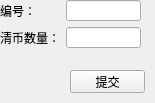
<?xml version="1.0" encoding="UTF-8"?>
<ui version="4.0">
 <class>TinventoryReportViewItemClearCoinWidget</class>
 <widget class="QWidget" name="TinventoryReportViewItemClearCoinWidget">
  <property name="geometry">
   <rect>
    <x>0</x>
    <y>0</y>
    <width>155</width>
    <height>103</height>
   </rect>
  </property>
  <property name="windowTitle">
   <string>Form</string>
  </property>
  <widget class="QPushButton" name="m_submitButton">
   <property name="geometry">
    <rect>
     <x>70</x>
     <y>70</y>
     <width>75</width>
     <height>23</height>
    </rect>
   </property>
   <property name="text">
    <string>提交</string>
   </property>
  </widget>
  <widget class="QWidget" name="layoutWidget">
   <property name="geometry">
    <rect>
     <x>0</x>
     <y>0</y>
     <width>141</width>
     <height>48</height>
    </rect>
   </property>
   <layout class="QGridLayout" name="gridLayout">
    <item row="1" column="0" colspan="2">
     <widget class="QLabel" name="m_clearCoinValueLabel">
      <property name="text">
       <string>清币数量：</string>
      </property>
     </widget>
    </item>
    <item row="1" column="2">
     <widget class="QLineEdit" name="m_clearCoinValueLineEdit"/>
    </item>
    <item row="0" column="2">
     <widget class="QLineEdit" name="m_idLineEdit"/>
    </item>
    <item row="0" column="0" colspan="2">
     <widget class="QLabel" name="m_idLabel">
      <property name="text">
       <string>编号：</string>
      </property>
     </widget>
    </item>
   </layout>
  </widget>
 </widget>
 <resources/>
 <connections/>
</ui>
